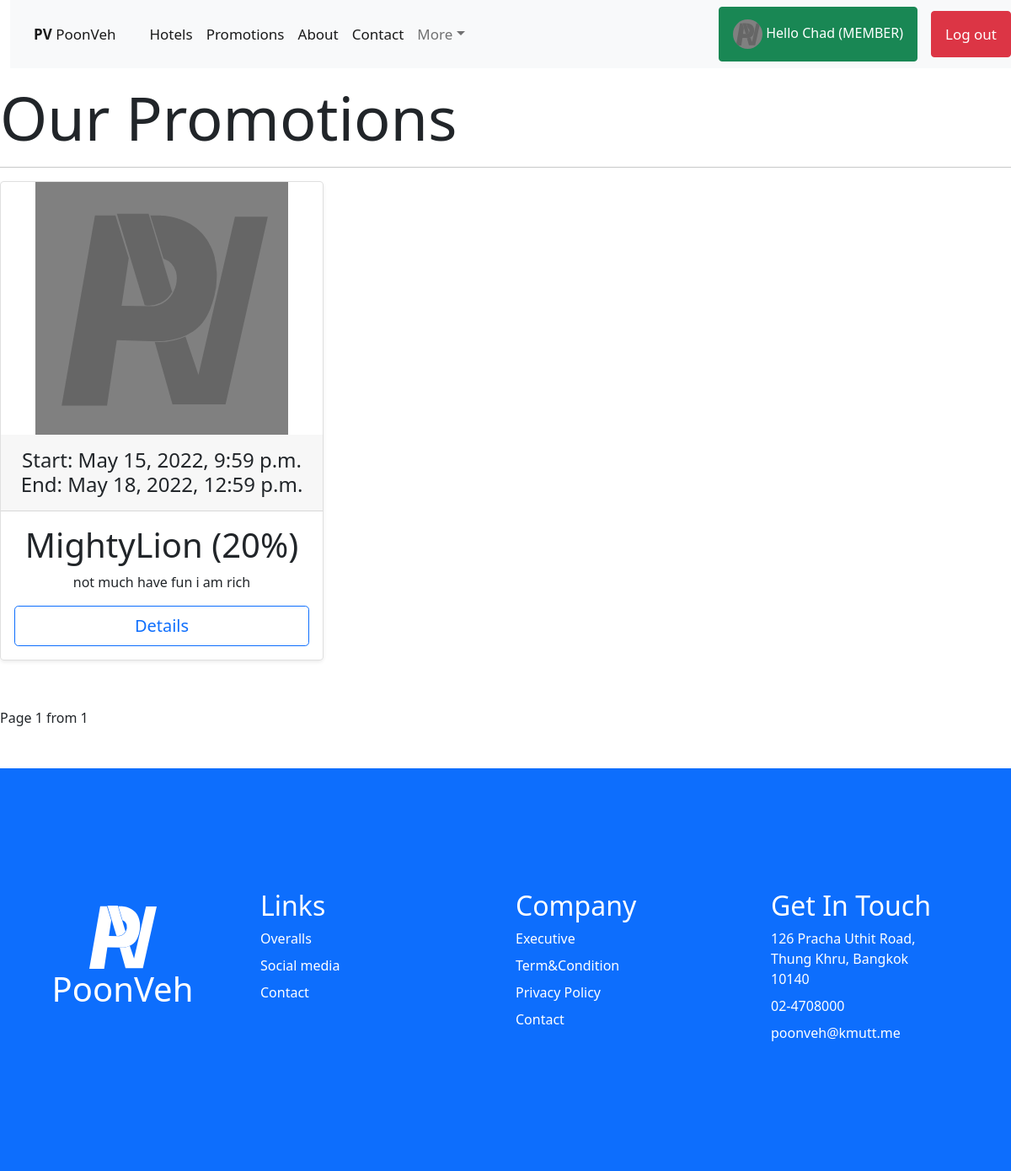
Page /promotions/ (signed in) on the committed database.
### HotelApp/models.py (models this page shows, shortened)
class Promotion(models.Model):
    Promotion_Name=models.CharField(max_length=50)
    Promotion_Detail=models.TextField()
    Promotion_Discount=models.FloatField()
    Promotion_Start=models.DateTimeField()
    Promotion_End=models.DateTimeField()
    Promotion_Pic=CloudinaryField('promotion', null=True, blank=True, default=None, folder='poonveh-cpe231/promotion')
    class Meta:
        db_table='promotion'

### HotelApp/views.py (the view)
# urls.py: path('promotions/', Promotions, name='promotions-page'),
def Promotions(request):
    allpromotion=Promotion.objects.all().order_by('id')
    for i in allpromotion:
        i.Promotion_Discount*=100  # convert when displaying %
    promotion_per_page=3
    paginator=Paginator(allpromotion, promotion_per_page)
    page=request.GET.get('page')
    allpromotion=paginator.get_page(page)
    context={'AllPromotion':allpromotion}
    allrow=[]
    row=[]
    for i, p in enumerate(allpromotion):
        if i%3 == 0:
            if i!= 0:
                allrow.append(row)
            row=[]
            row.append(p)
        else:
            row.append(p)
    if len(row) != 0:
        allrow.append(row)
    context['AllRow']=allrow
    return render(request, 'frontend/promotions.html', context)

### HotelApp/templates/frontend/promotions.html (shortened to what this page needs)
{% extends 'frontend/base2.html' %}
{% load static %}
{% block content %}
    <br><br><br><br>
    <div class ="containerbody">
        <div class = "display-2">
            Our Promotions
        </div><hr>
        {% for row in AllRow %}
        <div class="row row-cols-1 row-cols-md-3 mb-3 text-center">
            {% for c in row %}
                <div class="col">
                    <div class="card mb-4 rounded-3 shadow-sm">
                        {% if c.Promotion_Pic %}
                            <img class="card-img-top" src="{{c.Promotion_Pic.url}}" width="150" height="300">
                        {% else %}
                            <img class="card-img-top" src="{% static 'img/placeholder_grey.svg' %}" width="150" height="300">
                        {% endif %}
                        <div class="card-header py-3">
                            <center><h4 class="my-0 fw-normal">Start: {{c.Promotion_Start}}<br>End: {{c.Promotion_End}}</h4></center>
                        </div>
                        <div class="card-body">
                            <h1 class="card-title pricing-card-title">{{c.Promotion_Name|truncatechars:30}} ({{c.Promotion_Discount|floatformat:0}}%)</h1>
                            <p>{{c.Promotion_Detail|truncatechars:210}}</p>
                            {% if user.member.staff.Staff_Position == 'ADMIN' or user.member.staff.Staff_Position == 'MANAGER' %}
                                <a href="{% url 'promotion-detail' c.id %}"><button type="button" class="w-100 btn btn-lg btn-warning">Edit</button></a>
                            {% else %}
                                <a href="{% url 'promotion-detail' c.id %}"><button type="button" class="w-100 btn btn-lg btn-outline-primary">Details</button></a>
                            {% endif %}
                        </div>
                    </div>
                </div>
            {% endfor %}
        </div>
        {% endfor %}
        <p>Page {{AllPromotion.number}} from {{AllPromotion.paginator.num_pages}}</p>
    </div>
{% endblock content %}

### HotelApp/templates/frontend/base2.html (shortened to what this page needs)
{% load static %}
<head>
    <link rel="stylesheet" href="{% static 'css/style2.css' %}">
    <link rel="stylesheet" href="{% static 'css/MaterialIcons' %}">
    <link rel="stylesheet" href="{% static 'css/SecularOne' %}">
    <link rel="stylesheet" href="{% static 'css/Inter' %}">
    <link rel="stylesheet" href="{% static 'css/OrelegaOne' %}">
    <link rel="stylesheet" href="{% static 'css/RubikMonoOne' %}">
    <link rel="stylesheet" href="https://cdnjs.cloudflare.com/ajax/libs/font-awesome/4.7.0/css/font-awesome.min.css">
    <link href="{% static 'css/bootstrap.min.css' %}" rel="stylesheet">
</head>
<body>
    <div class = "main">
        <div class="container-fluid">
            <header class="navbar navbar-expand-lg navbar-light bg-light bd-navbar"style="position:fixed">
                <nav class="container-xxl flex-wrap flex-md-nowrap" >
                    <a class="navbar-brand" href="{% url 'home-page' %}"><b>PV</b> PoonVeh</a>
                    <div class="collapse navbar-collapse" id="navbarNavDropdown">
                        <ul class="navbar-nav me-auto mb-2 mb-lg-0">
                            <li class="nav-item">
                                <a class="nav-link active" href="{% url 'hotels-page' %}">Hotels</a>
                            </li>
                            <li class="nav-item">
                                <a class="nav-link active" href="{% url 'promotions-page' %}">Promotions</a>
                            </li>
                            <li class="nav-item">
                                <a class="nav-link active" href="{% url 'about-page' %}">About</a>
                            </li>
                            <li class="nav-item">
                                <a class="nav-link active" href="{% url 'contact-page' %}">Contact</a>
                            </li>
                            {% if user.is_authenticated %}
                                <li class="nav-item dropdown">
                                    <a class="nav-link dropdown-toggle" id="navbarDropdownMenuLink" role="button" data-bs-toggle="dropdown" aria-expanded="false">More</a>
                                </li>
                            </ul>
                                <li>
                                    {% if user.is_staff %}
                                        <a class="btn btn-outline-warning nav-link active" style="font-size:100%" href="{% url 'profile-page' %}">
                                            {% if user.member.Member_Pic %}
                                                <img src="{{user.member.Member_Pic.url}}" width="35" height="35" class="rounded-circle">
                                            {% else %}
                                                <img src="{% static 'img/placeholder_grey.svg' %}" width="35" height="35" class="rounded-circle">
                                            {% endif %}
                                            Hello {{user.first_name}} ({{user.member.staff.Staff_Position}})
                                        </a>
                                    {% else %}
                                        <a class="btn btn-outline-success nav-link active" style="font-size:100%" href="{% url 'profile-page' %}">
                                            {% if user.member.Member_Pic %}
                                                <img src="{{user.member.Member_Pic.url}}" width="35" height="35" class="rounded-circle">
                                            {% else %}
                                                <img src="{% static 'img/placeholder_grey.svg' %}" width="35" height="35" class="rounded-circle">
                                            {% endif %}
                                            Hello {{user.first_name}} (MEMBER)
                                        </a>
                                    {% endif %}
                                </li>&emsp;
                                <a class="btn btn-outline-danger nav-link active" href="{% url 'logout' %}">Log out</a>
                        {% endif %}
                    </div>
                </nav>
            </header>
        </div>
        <div class="containerbody">
        {% block content %}{% endblock content %}
        </div>
        <footer class = "bd-footer py-5 mt-5 bg-primary">
            <div class = "container py-5">
                <div class = "row">
                    <div class = "col display-4 text-white">
                        <center>
                            <br><img src="{% static 'img/logoWhite.svg' %}" width="80">
                            <h1>PoonVeh</h1>
                        </center>
                    </div>
                    <div class="col p-5">
                        <div class = "text-white mb-2">
                            <h2><a style="color:white;" href="{% url 'about-page' %}">Links</a></h2>
                        </div>
                        <div class = "text-white mb-2">
                            Overalls
                        </div>
                        <div class = "text-white mb-2">
                            Social media
                        </div>
                        <div class = "text-white mb-2">
                            Contact
                        </div>
                    </div>
                    <div class = "col p-5">
                        <div class = "text-white mb-2">
                            <h2><a style="color:white;" href="{% url 'about-page' %}">Company</a></h2>
                        </div>
                        <div class = "text-white mb-2">
                            Executive
                        </div>
                        <div class = "text-white mb-2">
                            Term&Condition
                        </div>
                        <div class = "text-white mb-2">
                            Privacy Policy
                        </div>
                        <div class = "text-white mb-2">
                            Contact
                        </div>
                    </div>
                    <div class = "col p-5">
                        <div class = "text-white mb-2">
                            <h2><a style="color:white;" href="{% url 'about-page' %}">Get In Touch</a></h2>
                        </div>
                        <div class = "text-white mb-2">
                            126 Pracha Uthit Road,<br>Thung Khru, Bangkok 10140
                        </div>
                        <div class = "text-white mb-2">
                            02-4708000
                        </div>
                        <div class = "text-white mb-2">
                            poonveh@kmutt.me
                        </div>
                    </div>
                </div>
            </div>
        </footer>
        </div>
</body>

### static/css/style2.css (style rules this page uses)
body { margin:0; }
.navbar { background-color: #333; position: fixed; top: 0; width: 100%; }
.navbar a { float: left; display: block; color: #f2f2f2; text-align: center; padding: 14px 16px; text-decoration: none; font-size: 17px; }
.containerbody { margin: 0 auto; min-width: 992px !important; width: 100%; }
@media (min-width: 576px) { .containerbody { max-width: 540px; } }
@media (min-width: 768px) { .containerbody { max-width: 720px; } }
@media (min-width: 992px) { .containerbody { max-width: 960px; } }
@media (min-width: 1200px) { .containerbody { max-width: 1140px; } }
@media screen and (max-width: 2000px) { .containerbody { max-width: 1440px; } }
@media (min-width: 1200px) { header .container-xxl { max-width: 92.25rem; } }
body { color: rgb(0, 0, 0); background-color: #ffffff; font-family: 'Inter', sans-serif; margin: 0; }
body a { text-decoration: none; }
* { box-sizing: border-box; }
nav { list-style: none; }
a { text-decoration:none; }
.navbar { position: relative; z-index: 1020; }

### rows in the picture
Promotion: Promotion_Start "May 15, 2022, 9:59 p.m.", Promotion_End "May 18, 2022, 12:59 p.m.", Promotion_Name "MightyLion", Promotion_Discount "20", Promotion_Detail "not much have fun i am rich"

### other values in the picture
{{ user.first_name }} "Chad"
{{ AllPromotion.number }} "1"
{{ AllPromotion.paginator.num_pages }} "1"
